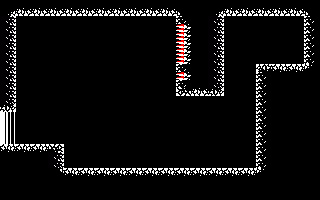

Tiled map render using the project's own tile images. Description and the whole map definition, tile-layer contents included, below:
An orthogonal 20x25 tile map with 16x8 px tiles, 1 tile layer (Capa de Patrones 1).

<map version="1.2" tiledversion="1.2.4" orientation="orthogonal" renderorder="right-down" width="20" height="25" tilewidth="16" tileheight="8" infinite="0" nextlayerid="2" nextobjectid="1">
 <tileset firstgid="1" source="tileset.tsx" />
 <layer id="1" name="Capa de Patrones 1" width="20" height="25">
  <data encoding="csv">
1,1,1,1,1,1,1,1,1,1,1,1,1,1,1,1,1,1,1,1,
19,13,13,13,13,13,13,13,13,13,13,20,1,19,13,13,13,13,13,20,
14,1,1,1,1,1,1,1,1,1,1,10,1,14,1,1,1,1,1,10,
14,1,1,1,1,1,1,1,1,1,1,17,1,14,1,1,1,1,1,10,
14,1,1,1,1,1,1,1,1,1,1,17,1,14,1,1,1,1,1,10,
14,1,1,1,1,1,1,1,1,1,1,17,1,14,1,1,1,1,1,10,
14,1,1,1,1,1,1,1,1,1,1,17,1,14,1,1,1,1,1,10,
14,1,1,1,1,1,1,1,1,1,1,17,1,14,1,1,1,1,1,10,
14,1,1,1,1,1,1,1,1,1,1,10,1,14,1,1,11,9,9,24,
14,1,1,1,1,1,1,1,1,1,1,17,1,14,1,1,10,1,1,1,
14,1,1,1,1,1,1,1,1,1,1,10,1,14,1,1,10,1,1,1,
14,1,1,1,1,1,1,1,1,1,1,15,13,16,1,1,10,1,1,1,
14,1,1,1,1,1,1,1,1,1,1,1,1,1,1,1,10,1,1,1,
16,1,1,1,1,1,1,1,1,1,1,1,1,1,1,1,10,1,1,1,
29,1,1,1,1,1,1,1,1,1,1,1,1,1,1,1,10,1,1,1,
29,1,1,1,1,1,1,1,1,1,1,1,1,1,1,1,10,1,1,1,
29,1,1,1,1,1,1,1,1,1,1,1,1,1,1,1,10,1,1,1,
29,1,1,1,1,1,1,1,1,1,1,1,1,1,1,1,10,1,1,1,
9,9,9,12,1,1,1,1,1,1,1,1,1,1,1,1,10,1,1,1,
1,1,1,14,1,1,1,1,1,1,1,1,1,1,1,1,10,1,1,1,
1,1,1,14,1,1,1,1,1,1,1,1,1,1,1,1,10,1,1,1,
1,1,1,23,9,9,9,9,9,9,9,9,9,9,9,9,24,1,1,1,
1,1,1,1,1,1,1,1,1,1,1,1,1,1,1,1,1,1,1,1,
1,1,1,1,1,1,1,1,1,1,1,1,1,1,1,1,1,1,1,1,
1,1,1,1,1,1,1,1,1,1,1,1,1,1,1,1,1,1,1,1
</data>
 </layer>
</map>
